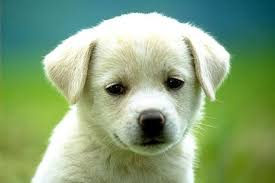
#> input picture untitled4/opencv/dog.jpg, 275 x 183 px
$ python pic_Arithemath.py
#> lines starting #> are read from the running program, lines starting #| are printed output that depends on the picture
import cv2
import numpy as np
img1=cv2.imread('dog.jpg')
#> img1 is the input picture: shape (183, 275, 3); mean B, G, R 123.3, 164.2, 135.9
e1=cv2.getTickCount()
for i in range(5,49,2):
    img1=cv2.medianBlur(img1,i)
#> this loop made 22 passes
#> pass 2, `img1=cv2.medianBlur(img1,i)`:
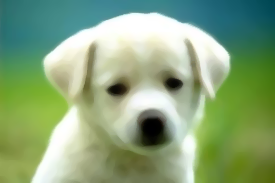
#> img1: shape (183, 275, 3); mean B, G, R 123.5, 164.6, 136.2
#> after the loop:
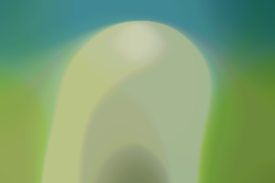
#> img1: shape (183, 275, 3); mean B, G, R 116.3, 161.7, 129
e2=cv2.getTickCount()
t=(e2-e1)/cv2.getTickFrequency()
print(t)
